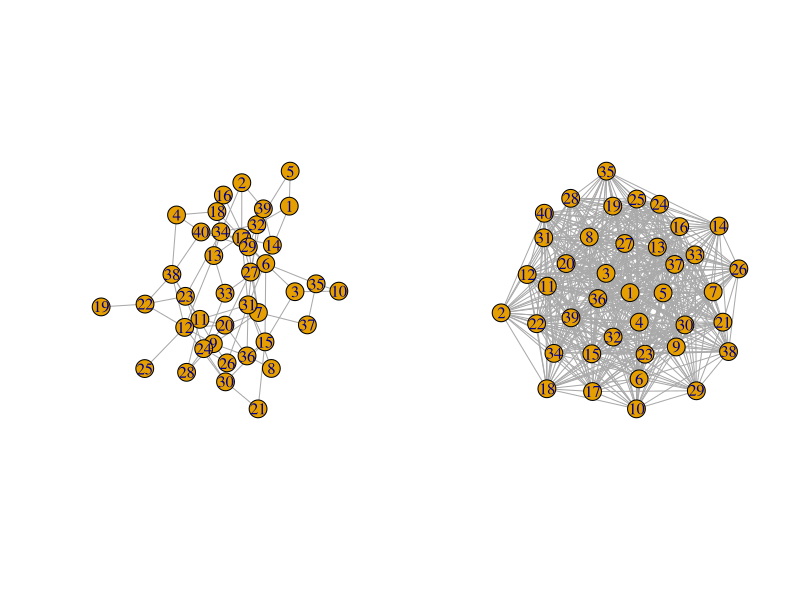
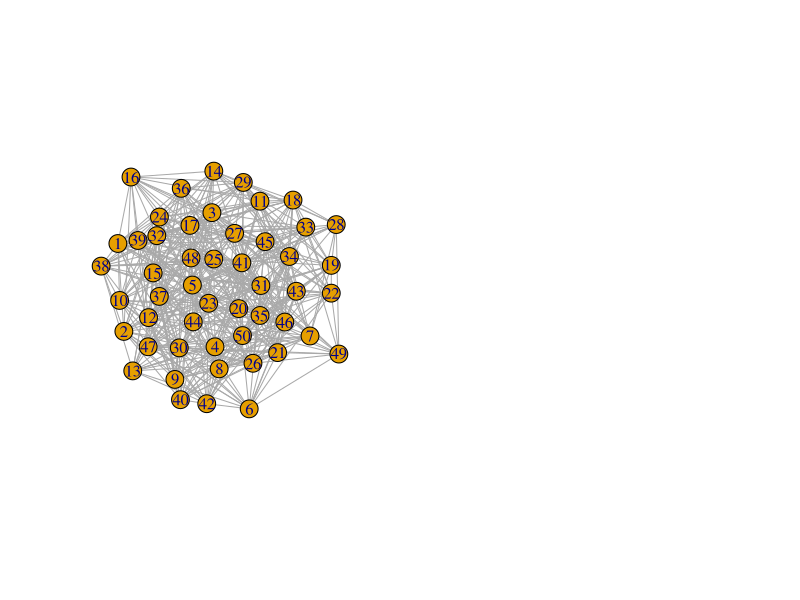

Write R code to recreate these figures, in order. (Note: this script raises an error after producing the figures.)
## ---- chunk 1
knitr::opts_chunk$set(echo = TRUE)
## ---- chunk 2
library("igraph")
set.seed(1)
n <- 40
p1 <- 0.1
p2 <- 0.7
G1 <- sample_gnp(n, p1)
G2 <- sample_gnp(n, p2)
par(mfrow = c(1, 2))
plot(G1)
plot(G2)
## ---- chunk 3
n <- 50
p <- 0.4
G <- sample_gnp(n, p)
plot(G)
## ---- chunk 4
print("degree distribution :")
degree.distribution(G)

print("mean degree")
mean(degree.distribution(G))



degree.df <- data.frame(deg=0:max(degree(G,mode="in")), freq=degree_distribution(G,mode="in"))
p <- ggplot(degree.df, aes(x=deg, y=freq)) + geom_bar(stat="identity",color="blue")
#p + geom_hline(yintercept=n*p, 'dashed', color = 'purple')
p + ggtitle("Alldegree Distribution")
